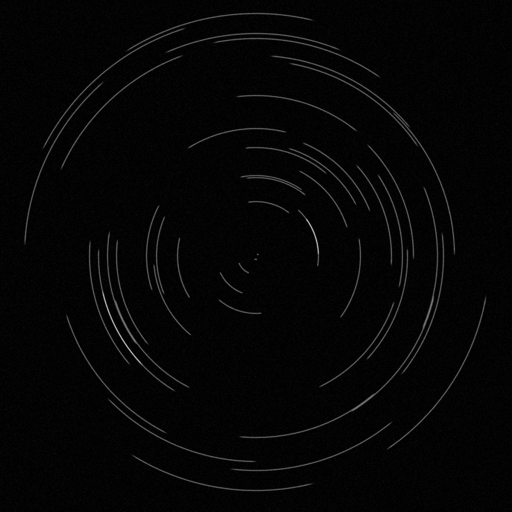
#> input picture Digital Image Processing/Homexam/code/images/starrySky.png, 512 x 512 px
$ python D.py
#> lines starting #> are read from the running program, lines starting #| are printed output that depends on the picture

import numpy as np
from numpy import linalg
import matplotlib.pyplot as plt
import os
from PIL import Image
import cv2
from scipy.signal import convolve2d


# Loading images
filedir = os.path.dirname(__file__)
imagedir = 'images/'
filename5 = 'starrySky.png'
file = os.path.join(filedir, imagedir, filename5)

# Transpose
image = plt.imread(file)
#> image is the input picture: shape (512, 512) float32; min 0, max 0.718, mean 0.0204
# Transform to 0-255
image = (image-np.min(image))/np.max(image-np.min(image))*255
image = image.astype('uint8')
rows, cols = image.shape
#> rows = 512; cols = 512
radius = np.sqrt((rows/2-25)**2 +(cols/2-25)**2)
#> radius = 326.7
polar_image = cv2.linearPolar(image, (int(rows/2), int(cols/2)), radius, (cv2.WARP_FILL_OUTLIERS+cv2.INTER_LINEAR))
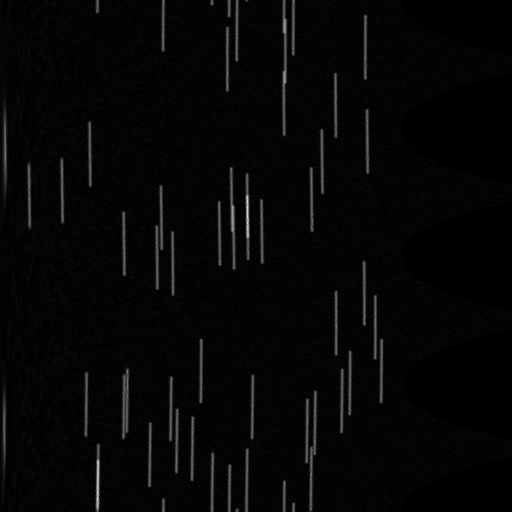
#> polar_image: shape (512, 512); min 0, max 233, mean 6

# Flip image with transpose
polar_image = polar_image.astype('uint8').T
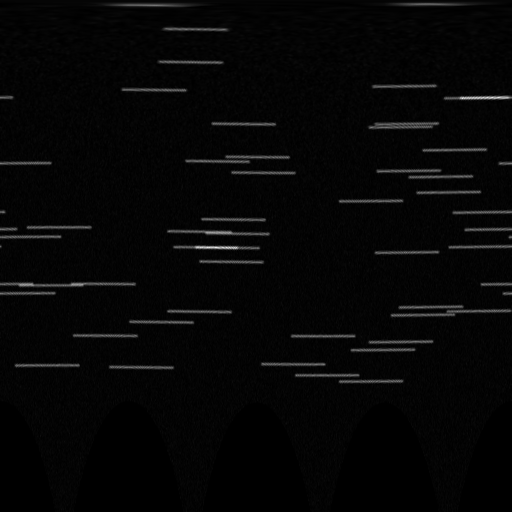
#> polar_image: shape (512, 512); min 0, max 233, mean 6


def wiener_filter(image, a, K):
    """Wiener filter, a = displacement, K = Inverse signal to noise ratio. """
#> called with a = 64, K = 0.01
    rows, cols = image.shape
#> rows = 512; cols = 512
    H = np.zeros((rows, cols))
    for v in range(int(-rows/2), int(rows/2)):
        for u in range(int(-cols/2), int(cols/2)):
            if u == 0:
                H[v+int(rows/2),u+int(cols/2)] = 1
            else:
                H[v+int(rows/2),u+int(cols/2)] = (1/a)*(np.sin(np.pi*u*a/cols)/(np.sin(np.pi*u/cols)))
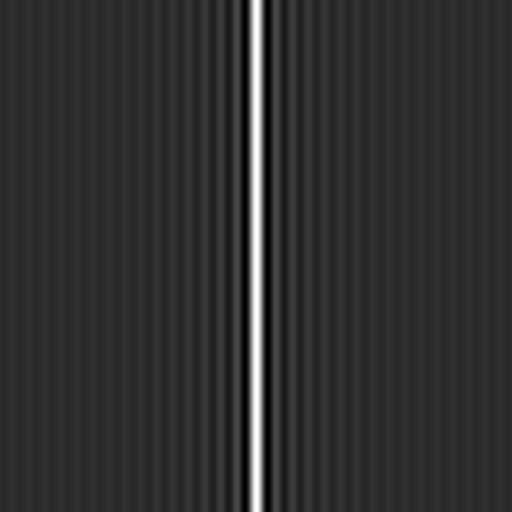
#> H: shape (512, 512) float64; min -0.214, max 1, mean 0.0155; drawn with min black and max white

    # H.H^*
    H_abs = (H*np.conj(H))
    X = np.fft.fftshift(np.fft.fft2(image))
    top = H_abs
    bot = H*(H_abs + K)
    G = (top/bot)*X
    y = np.fft.ifft2(G)

    # Return image
    return np.abs(y)
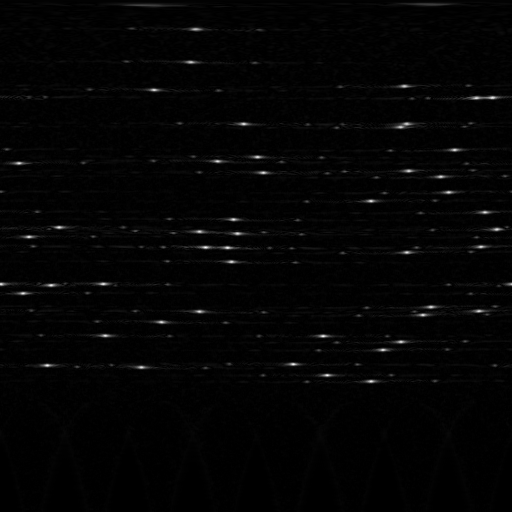
#> returned value: shape (512, 512) float64; min 6.75e-05, max 575, mean 9.5; drawn with min black and max white


# Apply filter and then taking it to the second power to remove some noise.
im = wiener_filter(polar_image, a = (1/8)*cols, K =0.01)**2

# Return image to cartesian coordinates.
im2 = cv2.linearPolar(im.T, (int(rows/2), int(cols/2)), radius, (cv2.WARP_INVERSE_MAP + cv2.INTER_LINEAR))


# Plot
fig, ax = plt.subplots(1,1)
ax.imshow(image, cmap = 'gray')
ax.set_title('Original')
plt.tight_layout()
plt.savefig('carttopol_trans_back1.pdf', bbox_inches = 'tight',
    pad_inches = 0)
plt.show()

fig, ax = plt.subplots(1,1)
ax.imshow(im, cmap = 'gray')
ax.set_title('Wiener filtered')
plt.tight_layout()
plt.savefig('carttopol_trans_back2.pdf', bbox_inches = 'tight',
    pad_inches = 0)
plt.show()


fig, ax = plt.subplots(1,1)
ax.imshow(im2, cmap = 'gray')
ax.set_title('Transformed back to cartesian.')
plt.tight_layout()
plt.savefig('carttopol_trans_back_original.pdf', bbox_inches = 'tight',
    pad_inches = 0)
plt.show()
